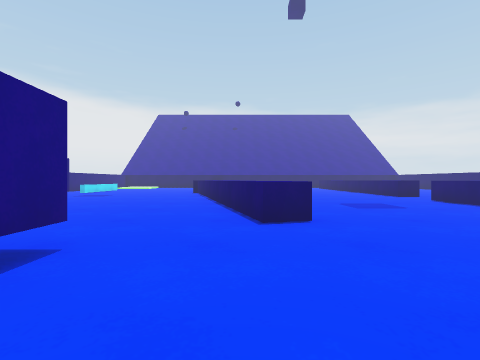
view 1 (above)

19 first-person views from a walk through a 3-D level made in the Unity game engine. The camera is 0.58 m above the floor, looks level and sees 85° across. The floor is counted in squares, 1 m on a side. Each view is taken from the middle of a square. On the plan, view 1 faces up. The plan holds only what a view shows up to about 9 squares ahead; the rest is blank. The place goes on beyond the plan. The player is left out.

view 2
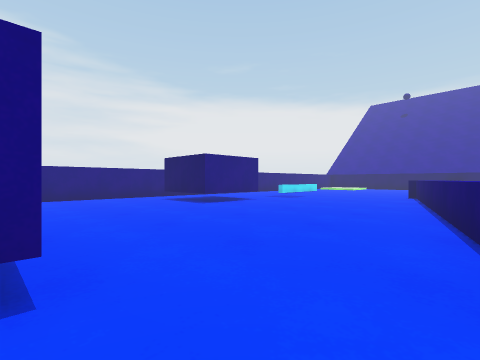

view 3
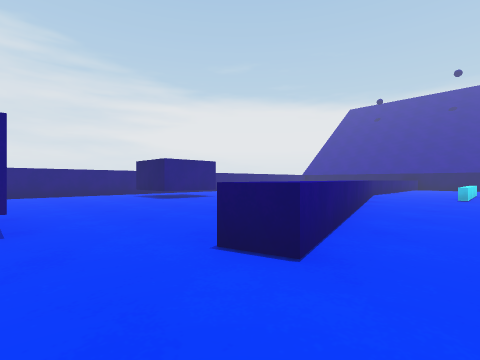

view 4
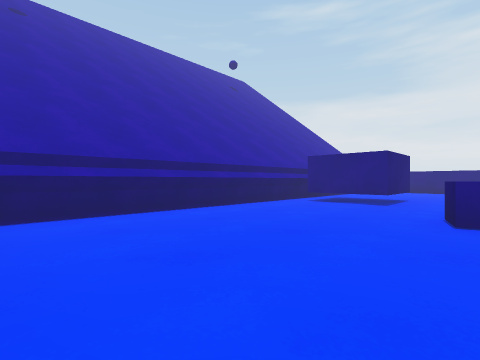

view 5
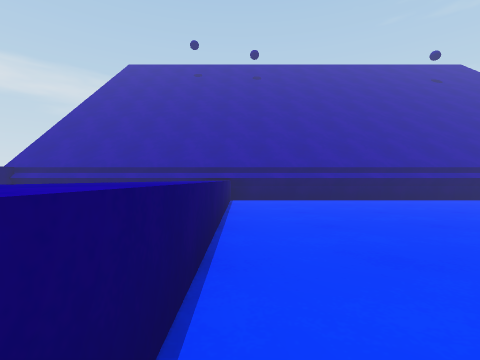

view 6
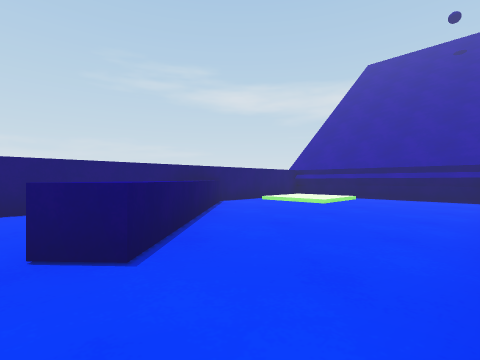

view 7
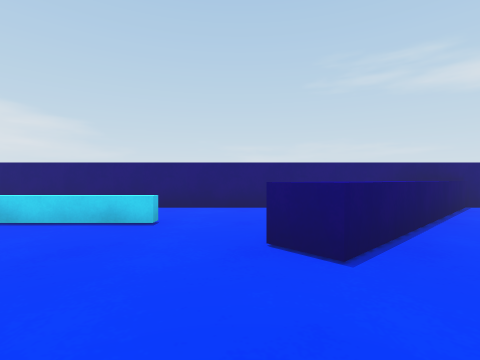

view 8
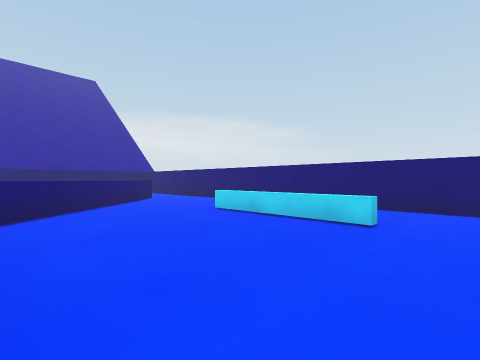

view 9
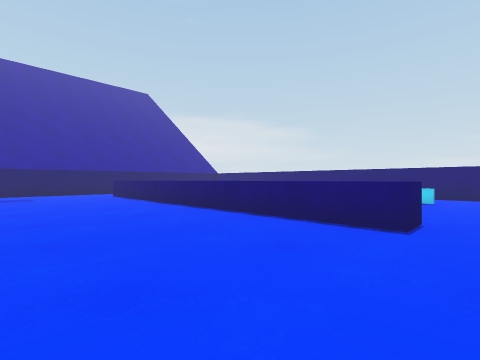

view 10
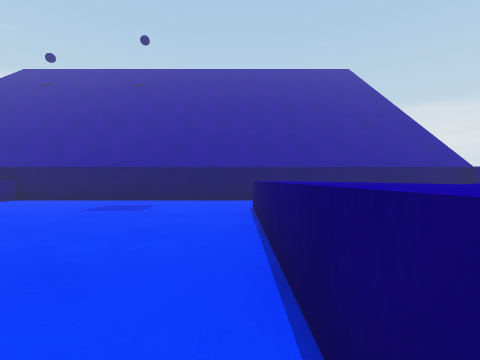

view 11
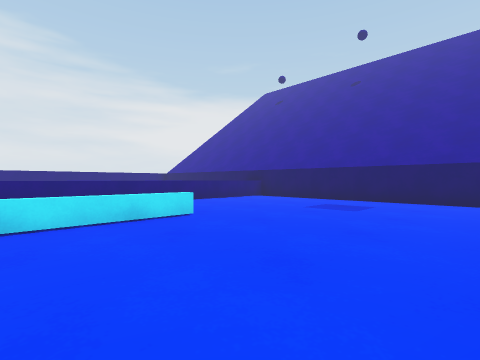

view 12
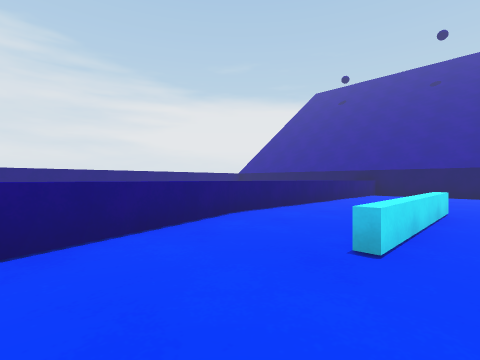

view 13
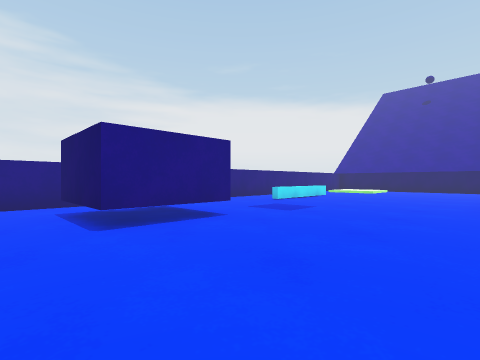

view 14
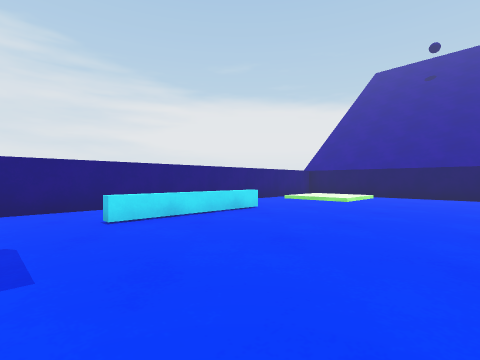

view 15
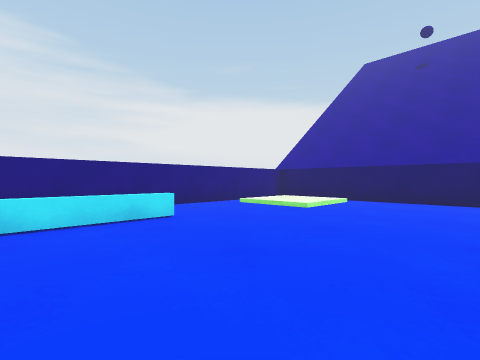

view 16
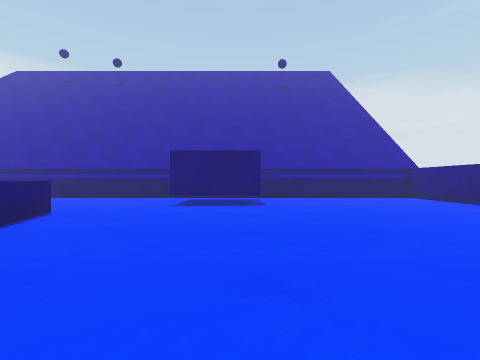

view 17
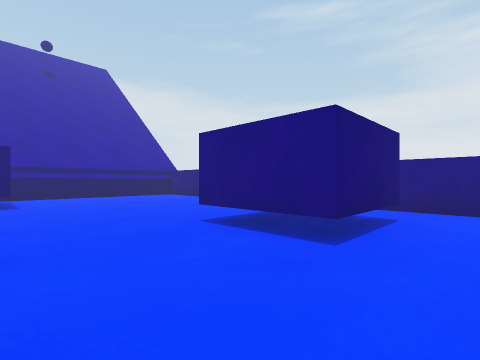

view 18
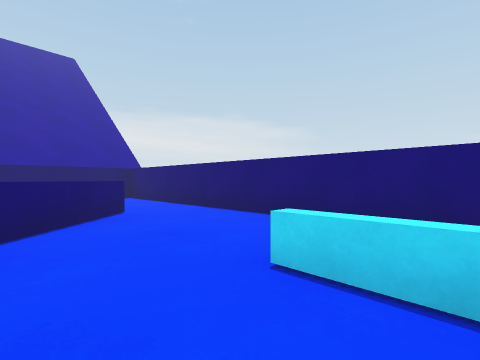

view 19
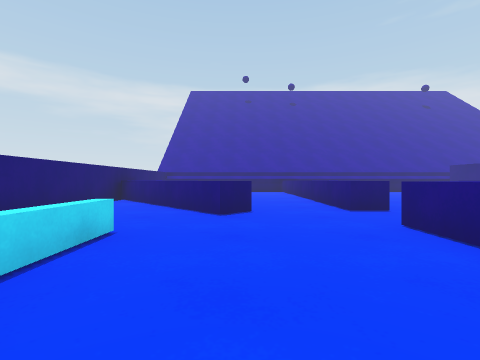

### Floor plan
Key: @ floor where view 1 was taken; # wall or solid block; . main floor; : floor 0.1 m higher than the main floor; / step, stairs or slope; = window, fence, low wall or low ledge; ^ raised ledge; B block.
Columns run from 9 left of view 1 to 12 right of it. Each row starts with its distance up from view 1.
 20 ######################
 19 #///...^.......     .#
 18 #/:/...^.......     .#
 17 #///...^.......^   ..#
 16 #......^.......^  ^..#
 15 #......^.......^ ^^..#
 14 # ^....^..=....^^^...#
 13 # ^....^..=....^^....#
 12 #.^....^^.=....^..=. #
 11 #.=....^^.=....^..=. #
 10 #.......^......^..=..#
  9 #.......^......^..=..#
  8 #.BBB...^^...........#
  7 #.  B....^.....^.^^..#
  6 #.BBB....^.....^..^^.#
  5 #........^.....^...^^#
  4 #........^^....^....^#
  3 #..............^.....#
  2 #.....BB.......^..///#
  1 #..... B.......^../:/#
  0 #..... B.@.....^..///#
 -1 ######################

Positions as (right, up) in squares from view 1, and headings:
1: (0, 0), facing up
2: (0, 2), facing up-left
3: (2, 2), facing up-left
4: (5, 4), facing down-left
5: (5, 7), facing down
6: (6, 8), facing down-right
7: (6, 8), facing right
8: (6, 8), facing up-right
9: (2, 8), facing up-right
10: (5, 12), facing up
11: (5, 12), facing up-left
12: (2, 9), facing up-left
13: (-2, 5), facing up-left
14: (-3, 10), facing up-left
15: (-3, 12), facing up-left
16: (-3, 8), facing down
17: (-3, 9), facing down-left
18: (8, 11), facing up-right
19: (8, 12), facing down
